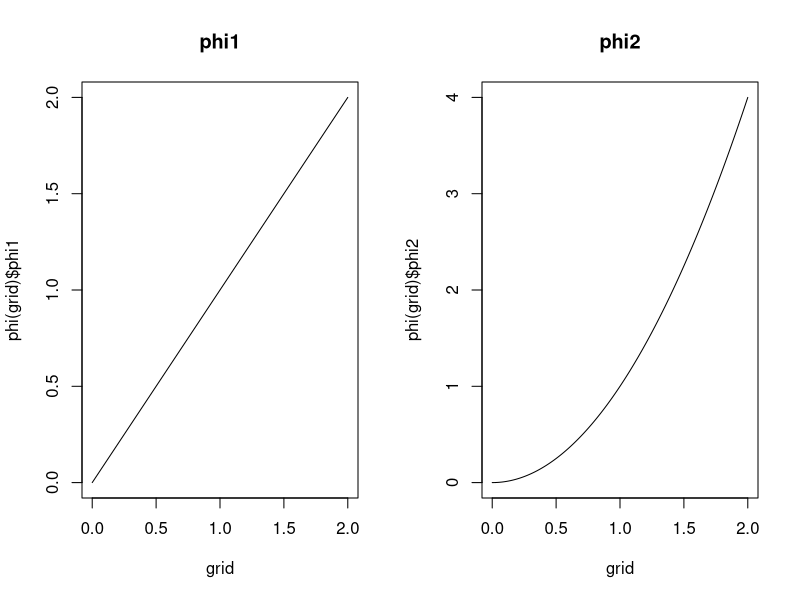
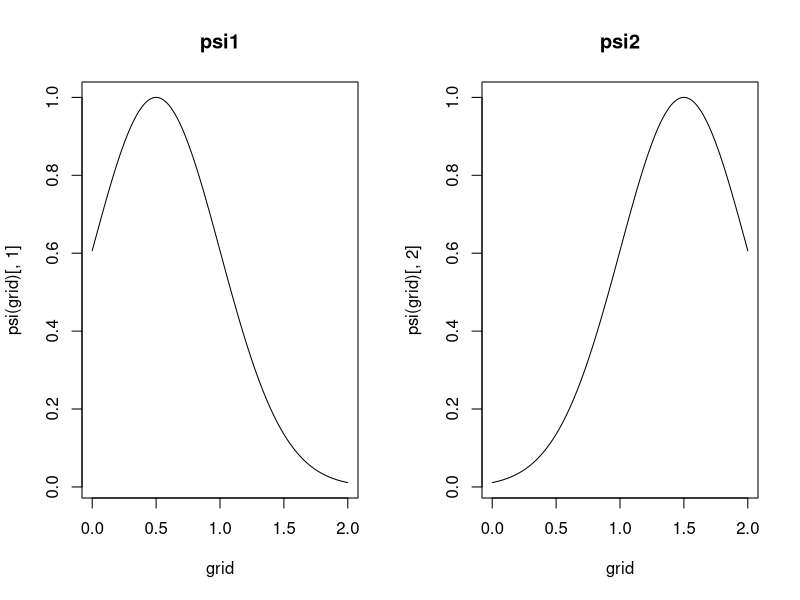
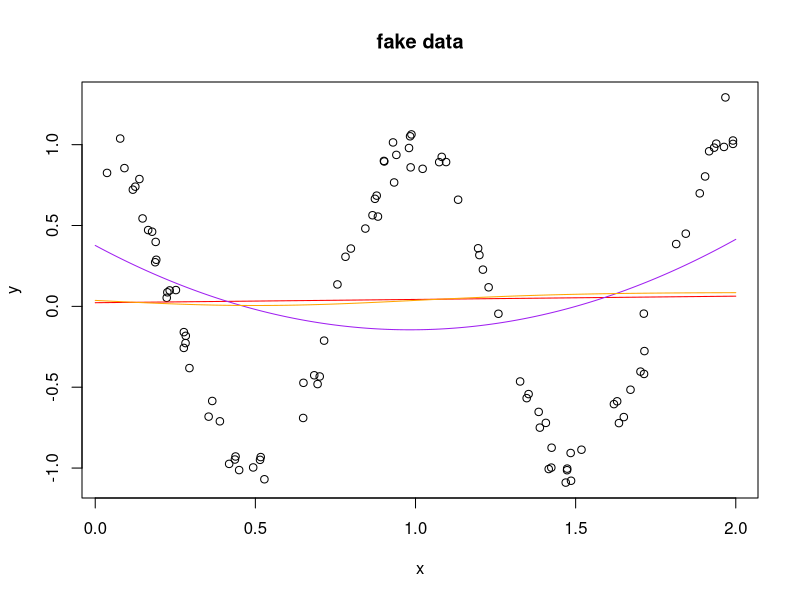
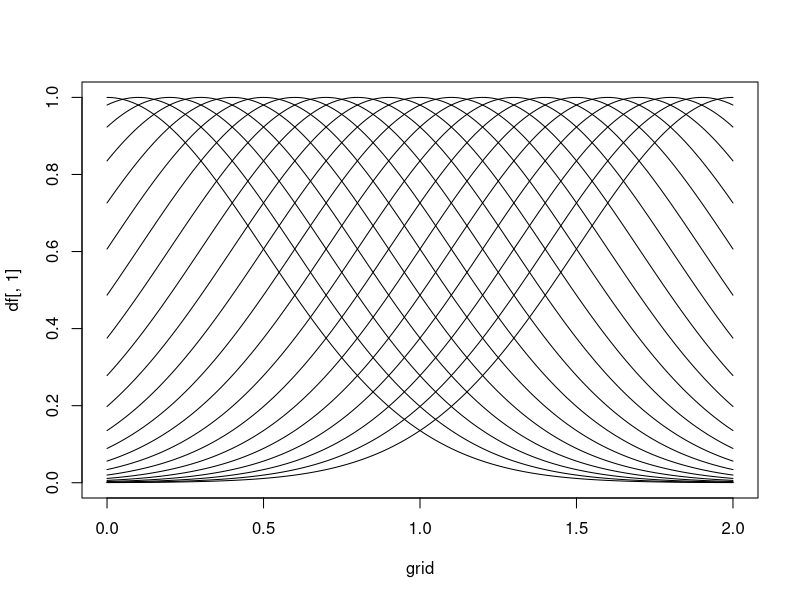
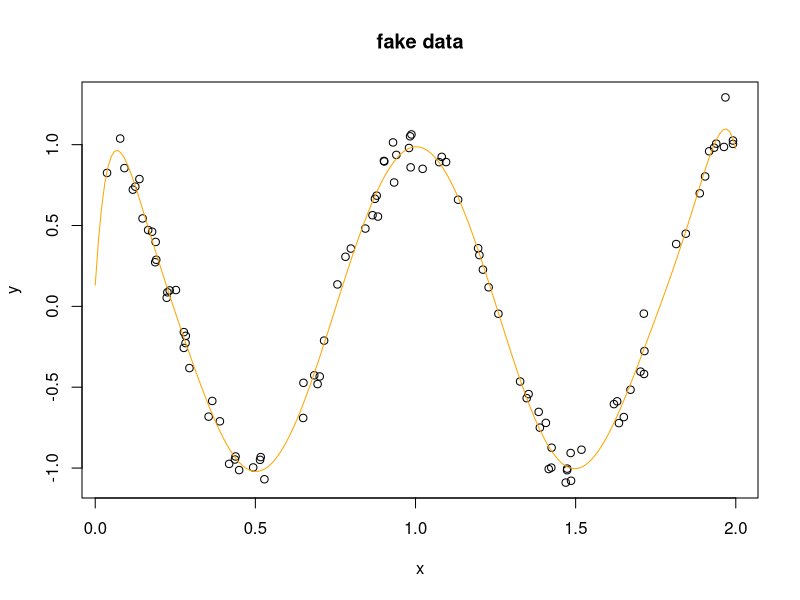
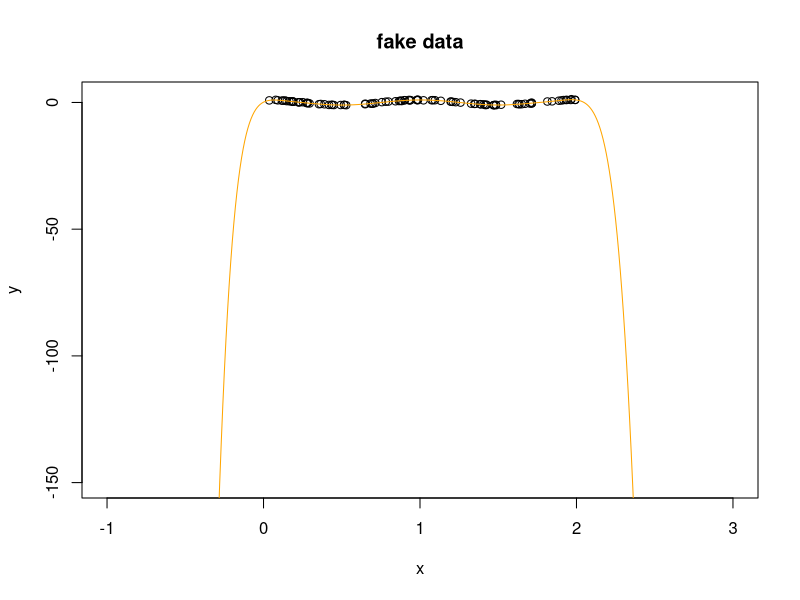
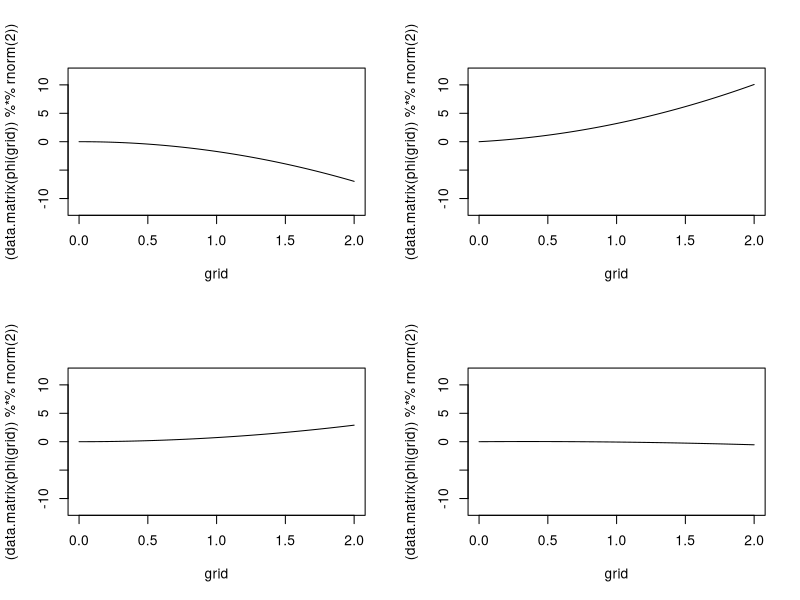
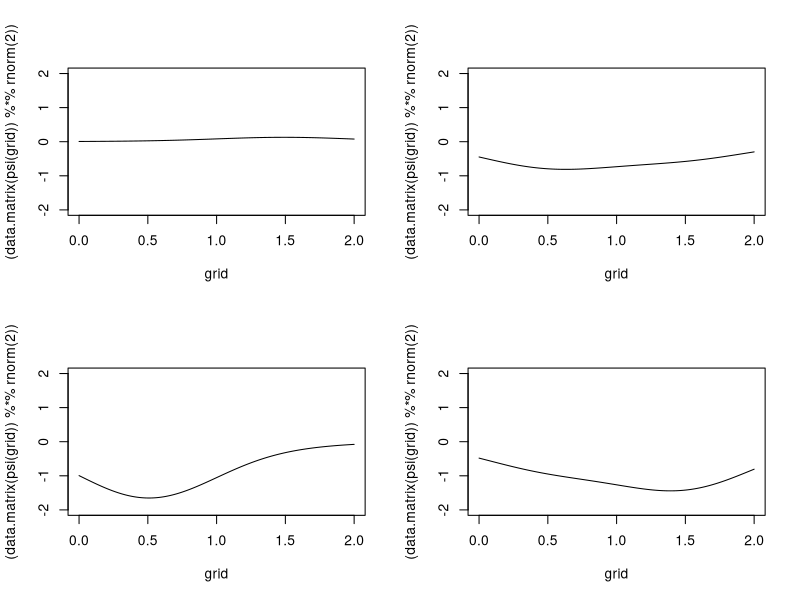

Write R code to recreate these figures, in order.
## features are functions \phi(.) that take as input (x,y,t) pairs and return vectors 
## for simplicity I'm going to do everything in one dimension, let's call it time, but
## label it x since t is a special character by itself in R.
grid = seq(0,2,.01)

## here is a simple feature, equivalent in the regression setting to the regression
## y ~ x + x^2
phi = function(x) {
  return(data.frame(cbind(phi1=x,phi2=x^2)))
}
## what does it look like?
par(mfrow=c(1,2))
plot(grid,phi(grid)$phi1,main="phi1",ty="l")
plot(grid,phi(grid)$phi2,main="phi2",ty="l")

## and here is a different feature, the squared exponential (aka RBF) kernel centered at
## 0.5 and 1.5 with lengthscale .5
psi = function(x) {
  return(data.frame(cbind(psi1=exp(-.5 * (x-.5)^2/.5^2),psi2=exp(-.5 * (x-1.5)^2/.5^2))))
}
plot(grid,psi(grid)[,1],main="psi1",ty="l")
plot(grid,psi(grid)[,2],main="psi2",ty="l")

## now what does it mean to use these features in a regression problem?
## let's generate some fake data and try to fit it using linear regression with these
## features.
x = runif(100,0,2)
y = cos(x * 2 * pi) + rnorm(100) * .1
par(mfrow=c(1,1))
plot(x,y,main="fake data")

## first we'll just do linear regression, which of course fails terribly
data = data.frame(x,y)
fit=lm(y ~ x,data=data)
lines(grid,predict(fit,data.frame(x=grid)),col="red")

## now let's create a dataset with our features
data1 = cbind(y,phi(x))
data2 = cbind(y,psi(x))
fit1 = lm(y ~ phi1 + phi2,data=data1)
fit2 = lm(y ~ psi1,data=data2)
lines(grid,predict(fit1,phi(grid)),col="purple")
lines(grid,predict(fit2,psi(grid)),col="orange")

## not a very good fit with just two...what if we add a bunch more features, centering
## RBF kernels at a grid of locations
psi2 = function(x,u=seq(0,2,.1)) {
  d = outer(x,u,"-")
  return(as.data.frame(exp(-.5 * (d)^2/.5^2)))
}
df = psi2(grid)
# here's what the features look like, all on top of each other
plot(grid,df[,1],ty="l")
for(i in 2:ncol(df))
  lines(grid,df[,i])
data3 = as.data.frame(cbind(y,psi2(x)))
fit3 = lm(y ~ .,data=data3)
summary(fit3) # the system is overdetermined, so R does something ...  
plot(x,y,main="fake data")
lines(grid,predict(fit3,df),col="orange") # a perfect (over)fit
# how does it generalize?
df2 = psi2(seq(-1,3,.01))
plot(x,y,main="fake data",xlim=c(-1,3),ylim=c(-150,2))

lines(seq(-1,3,.01),predict(fit3,df2),col="orange") # oy...regularization needed!

## now to Mike's question about generating random functions...
## with a set of features we can randomly weight them using draws from a 
## normal distribution. let's look at random functions using phi, psi, and psi2
par(mfrow=c(2,2))
for(i in 1:4) plot(grid,(data.matrix(phi(grid))  %*% rnorm(2)),ty="l",ylim=c(-12,12))
for(i in 1:4) plot(grid,(data.matrix(psi(grid))  %*% rnorm(2)),ty="l",ylim=c(-2,2))
for(i in 1:4) plot(grid,(data.matrix(df)  %*% rnorm(21)),ty="l",ylim=c(-6,6))

## and finally, why are we using RBF features when we could be using cos/sin features?
## no particular reason! RBF networks have a long history in machine learning. they don't
## particularly scale well with dimensionality, but our problem is 3 dimensional, so that's fine.
## but just to see how it works, here's a sin/cos featurization:

freq = rnorm(21)
rff = function(x) {
  df = cbind(cos(x %o% freq),sin(x %o% freq))
  return(as.data.frame(df))
}
df = rff(grid)
# here's what the features look like, all on top of each other
plot(grid,df[,1],ty="l")
for(i in 2:ncol(df))
  lines(grid,df[,i])
data4 = as.data.frame(cbind(y,rff(x)))
fit4 = lm(y ~ .,data=data4)
summary(fit4)  ## notice that the coefficients are huge! regularization is important here.
plot(x,y,main="fake data")
lines(grid,predict(fit4,df),col="orange") # a perfect fit...but it's definitely overfitting!
# how does it generalize?
df = rff(seq(-1,3,.01))
plot(x,y,main="fake data",xlim=c(-1,3),ylim=c(-4,4))
lines(seq(-1,3,.01),predict(fit4,df),col="orange") # oy...regularization needed!

